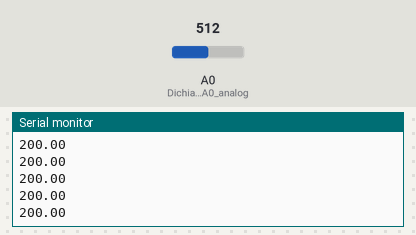
Bench run of a sketch on a simulated Arduino Uno, built with avr-gcc and run on an emulated ATmega328P. Parts: the last lines printed to the serial monitor. Inputs (shaded band) come from the test bench; at power-on: A0 (Dichiara_il_pin_A0_analog) = 512.

Above: at 1.2 s.
1.3 s: A0 (Dichiara_il_pin_A0_analog) set to 716
At 1.56 s:
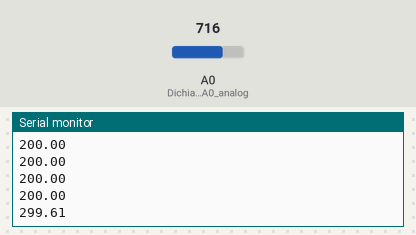
2.8 s: A0 (Dichiara_il_pin_A0_analog) set to 900
At 2.96 s:
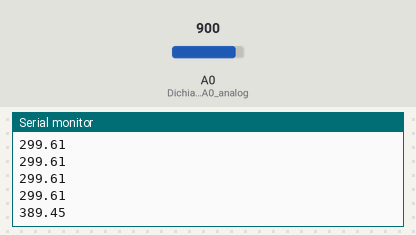
Timing chart, 0 to 5.8 s (numbered marks = the images above; inputs shaded):
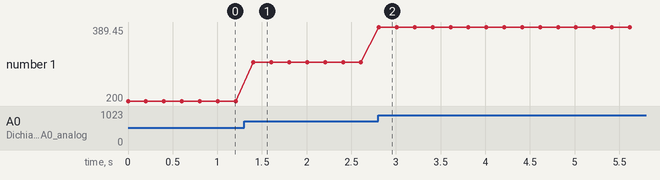

Measured:
- after the input at 1.3 s, the serial monitor: prints a new line after 0.10 s (image 1)
- after the input at 2.8 s, the serial monitor: prints a new line at once (image 2)
- plotted number 1: 200 → 299.61 after the input at 1.3 s, 299.61 → 389.45 after the input at 2.8 s

The sketch:

main.ino
```cpp
// Inizializzazione dei componenti
void setup() {
  Serial.begin(1600); // Imposta la velocità del clock (bit al secondo)
  pinMode(A0, INPUT); // Dichiara il pin A0 analogico come flusso di dati in INPUT
}

// Programma principale (in loop)
void loop() {
  float t = ((analogRead(A0)*(5.0/1024))-0.5)/0.01; // Conversione dei dati ricevuti dal pin A0 in gradi Celsius
  Serial.println(t); // Output della temperatura "t" nel terminale
  delay(200); // Timeout (in millisecondi)
}
```
